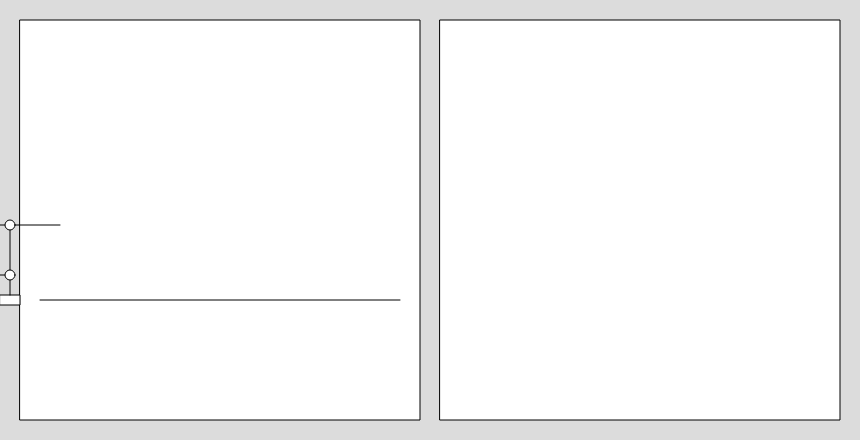
Frame 1 (no input)
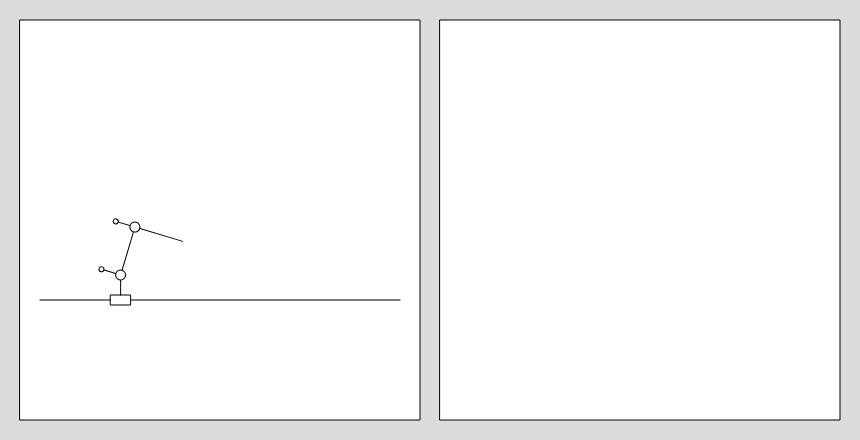
Frame 60 (no input)
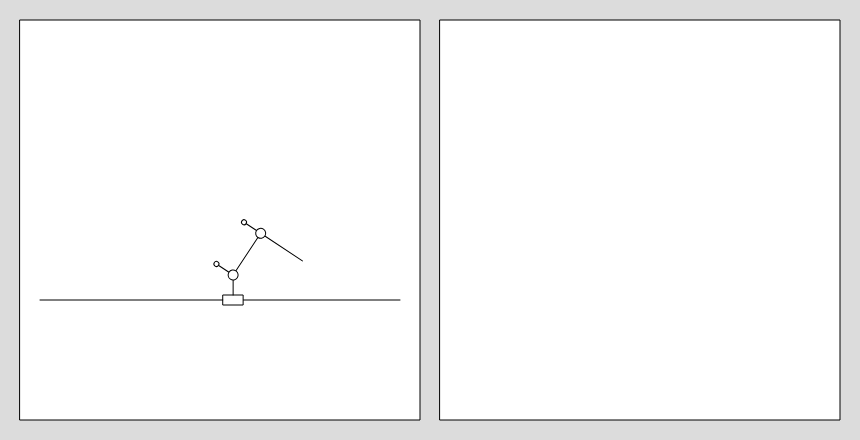
Frame 120 (the mouse pressed at the canvas centre since frame 60)

The p5.js sketch that drew these frames (run headless with seeded random() and noise() and a simulated clock; from frame 60 on, the mouse is pressed at the canvas centre):

// p5.js sketch
// ── sketch.js
var _length = 860;
var _height = 440;

const FPS = 60;

const STEPPER1_SPEED = 2500;
const STEPPER2_SPEED = 750;

const STEPPER1_MICROSTEP = 4;
const STEPPER2_MICROSTEP = 16;

const STEEP_COUNT = 200;
const PIXEL_STEEP = 36 / (STEEP_COUNT * STEPPER1_MICROSTEP);

const STEPPER2_TRANS = 5;

const STEPPER1_MAX = (400 - 40) / PIXEL_STEEP
const STEPPER2_MAX = ((STEEP_COUNT * STEPPER2_MICROSTEP) * STEPPER2_TRANS) * 45 / 360 //deg

var STEPPER1 = 0;
var STEPPER2 = 0;

function setup() {
  createCanvas(_length, _height);
}

function draw() {
  background(220);
  drawViewPorts();
  drawBase();
  
  setAxis1Translation(STEPPER1);
  drawAxis1();
  
  setAxis2Rotation(STEPPER2)
  drawAxis2();

  setAxis3Rotation(0)
  drawAxis3();
  
  runSteepersToTarget(STEPPER1_MAX, STEPPER2_MAX)
}

function runSteepersToTarget(step1, step2){
  if(STEPPER1 < step1) STEPPER1 += STEPPER1_SPEED / FPS;
  if(STEPPER2 < step2) STEPPER2 += STEPPER2_SPEED / FPS;
}

function drawViewPorts(){
  rect(20,20, 400, 400);
  rect(440,20, 400, 400);
}

function drawBase(){
  translate(0,300);
  line(40, 0, 400,0);
}

function drawAxis1(steps){
  rect(0, -5, 20, 10)
  line(10, -5 , 10 ,-20)
  translate(0,-20);
}

function drawAxis2(){
  line(-20, 0, 0, 0);
  circle(-20, 0, 5);
  line(0, 0, 0, -50)
  circle(0, 0, 10);
}

function drawAxis3(){
  line(-20, 0, 0, 0);
  circle(-20, 0, 5);
  line(0, 0, 50, 0)
  circle(0, 0, 10);
  
}

function setAxis1Translation(steps){
  var p = PIXEL_STEEP * steps
  translate(p, 0);
}

function setAxis2Rotation(steps){
  s = steps / (((STEEP_COUNT * STEPPER2_MICROSTEP) * STEPPER2_TRANS) / 360);
  translate(10,-5);
  angleMode(DEGREES);
  rotate(s);
}

function setAxis3Rotation(steps){
  s = 0;
  translate(0,-50);
  angleMode(DEGREES);
  rotate(s);
}
